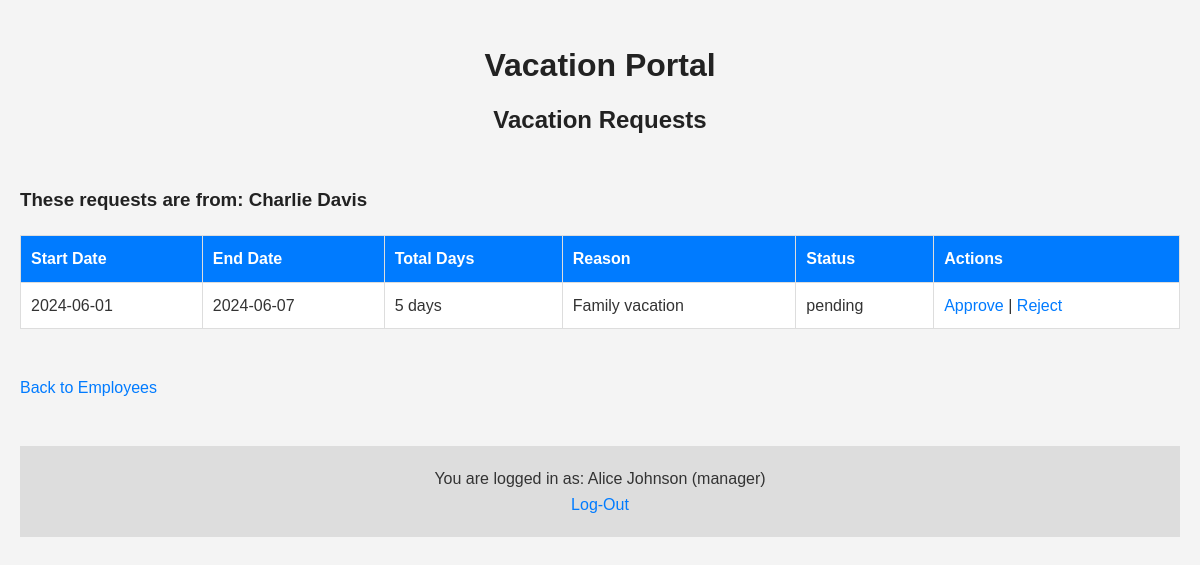
Page /manageRequestsForm.php?employee_code=1010103 (signed in) on the earlier database version.
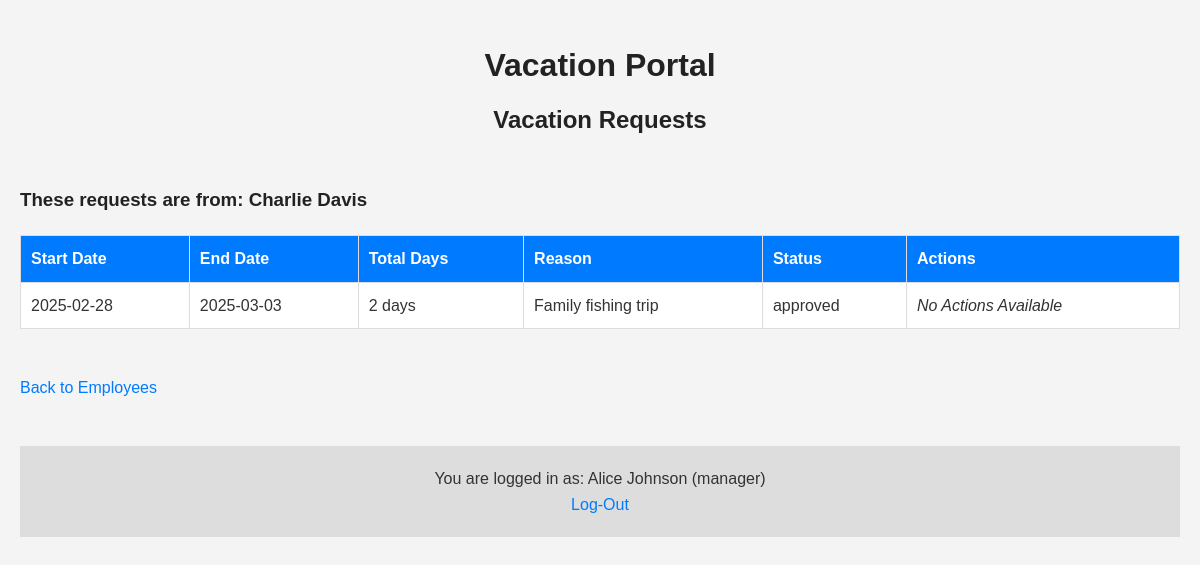
Same page on the later database version.
### tables this page shows
CREATE TABLE `requests` (
  `id` int(11) NOT NULL AUTO_INCREMENT,
  `employee_code` int(11) NOT NULL,
  `start_date` date NOT NULL,
  `end_date` date NOT NULL,
  `reason` text NOT NULL,
  `status` enum('pending','approved','rejected') NOT NULL,
  `submitted_date` datetime DEFAULT CURRENT_TIMESTAMP,
  PRIMARY KEY (`id`),
  KEY `employee_code` (`employee_code`),
  CONSTRAINT `requests_ibfk_1` FOREIGN KEY (`employee_code`) REFERENCES `users` (`employee_code`) ON DELETE CASCADE
);

### src/utils.php (called while the page is built, shortened)
<?php
function getLoggedInUserInfo() {
    $fullName = htmlspecialchars($_SESSION['user_full_name'], ENT_QUOTES, 'UTF-8');
    $role = htmlspecialchars($_SESSION['user_role'], ENT_QUOTES, 'UTF-8');
    return "You are logged in as: " . $fullName . " (" . $role . ")";
}
function countWeekdays($start_date, $end_date) {
    $start = new DateTime($start_date);
    $end = new DateTime($end_date);
    $interval = new DateInterval('P1D');
    $dateRange = new DatePeriod($start, $interval, $end->modify('+1 day'));
    $weekdayCount = 0;
    foreach ($dateRange as $date) {
        if ($date->format('N') < 6) {
            $weekdayCount++;
        }
    }
    return $weekdayCount;
}
?>

### public/manageRequestsForm.php (the view, shortened to what this page needs)
<?php
include __DIR__ . '/../src/config.php';
include __DIR__ . '/../src/utils.php';
$employee_code = $_GET['employee_code'] ?? null;
$manager_code = $_SESSION['user_employee_code'];
$stmt = $connection->prepare("SELECT full_name FROM users WHERE employee_code = ? AND manager_code = ?");
$stmt->bind_param("ii", $employee_code, $manager_code);
$stmt->execute();
$employee_result = $stmt->get_result();
$employee = $employee_result->fetch_assoc();
$employee_full_name = $employee['full_name'] ?? 'Unknown Employee';
$stmt = $connection->prepare("
    SELECT r.id, r.start_date, r.end_date, r.reason, r.status
    FROM requests r
    JOIN users u ON r.employee_code = u.employee_code
    WHERE r.employee_code = ? AND u.manager_code = ?
");
$stmt->bind_param("ii", $employee_code, $manager_code);
$stmt->execute();
$result = $stmt->get_result();
?>
<!DOCTYPE html>
<html lang="en">
<head>
</head>
<body>
    <div class="main-title">
        <h1>Vacation Portal</h1>
        <h2>Vacation Requests</h2>
    </div>
    <br>
    <h3>These requests are from: <?php echo htmlspecialchars($employee_full_name); ?></h3>
    <?php if ($result->num_rows === 0): ?>
        <h2>No vacation requests found for this employee.</h2>
    <?php else: ?>
        <table border="1">
            <tr>
                <th>Start Date</th>
                <th>End Date</th>
                <th>Total Days</th>
                <th>Reason</th>
                <th>Status</th>
                <th>Actions</th>
            </tr>
            <?php while ($row = $result->fetch_assoc()): ?>
            <tr>
                <td><?php echo htmlspecialchars($row['start_date']); ?></td>
                <td><?php echo htmlspecialchars($row['end_date']); ?></td>
                <td><?php echo countWeekdays($row['start_date'], $row['end_date']) . " days"; ?></td>
                <td><?php echo htmlspecialchars($row['reason']); ?></td>
                <td><?php echo htmlspecialchars($row['status']); ?></td>
                <td>
                    <?php if ($row['status'] === 'pending'): ?>
                        <a href="manageRequests.php?id=<?php echo $row['id']; ?>&action=approved">Approve</a> |
                        <a href="manageRequests.php?id=<?php echo $row['id']; ?>&action=rejected">Reject</a>
                    <?php else: ?>
                        <em>No Actions Available</em>
                    <?php endif; ?>
                </td>
            </tr>
            <?php endwhile; ?>
        </table>
    <?php endif; ?>
    <br>
    <a href="manageUsersForm.php">Back to Employees</a>
    <br>
    <br>
    <footer>
        <div class="logout">
            <p><?php echo getLoggedInUserInfo(); ?></p>
            <a href="logout.php">Log-Out</a>
        </div>
    </footer>
</body>
</html>

Differences in the rows shown:
removed requests: start_date "2024-06-01", end_date "2024-06-07", countWeekdays($row['start_date'], $row['end_date']) "5", reason "Family vacation", status "pending"
added requests: start_date "2025-02-28", end_date "2025-03-03", countWeekdays($row['start_date'], $row['end_date']) "2", reason "Family fishing trip", status "approved", shows "No Actions Available"
